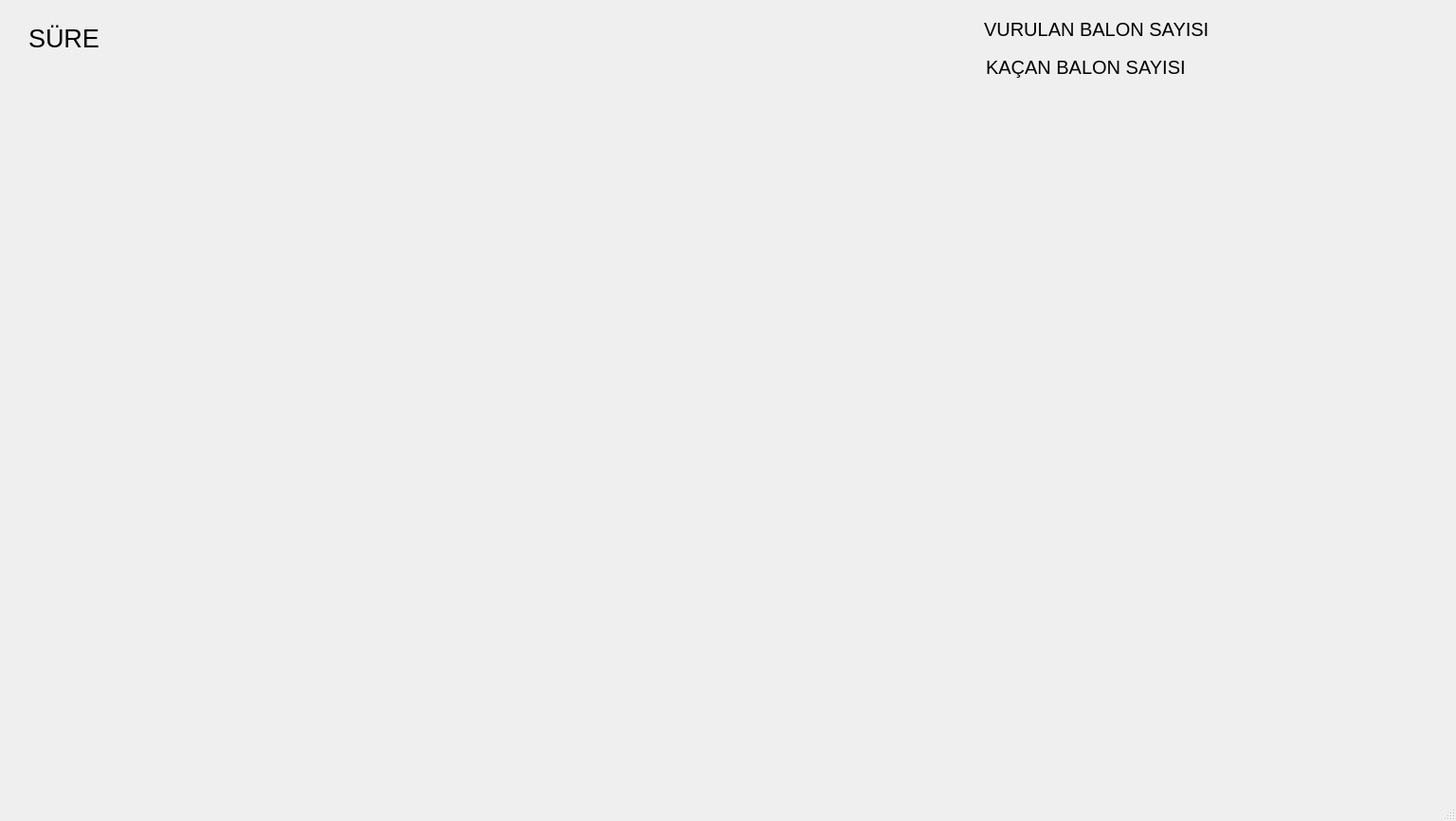
<?xml version="1.0" encoding="UTF-8"?>
<ui version="4.0">
 <class>MainWindow</class>
 <widget class="QMainWindow" name="MainWindow">
  <property name="geometry">
   <rect>
    <x>0</x>
    <y>0</y>
    <width>1536</width>
    <height>866</height>
   </rect>
  </property>
  <property name="windowTitle">
   <string>MainWindow</string>
  </property>
  <widget class="QWidget" name="centralwidget">
   <widget class="QLabel" name="label">
    <property name="geometry">
     <rect>
      <x>0</x>
      <y>100</y>
      <width>1511</width>
      <height>861</height>
     </rect>
    </property>
    <property name="styleSheet">
     <string notr="true">border-image: url(:/img/images/arkaplan.jpg);</string>
    </property>
    <property name="text">
     <string/>
    </property>
   </widget>
   <widget class="QLabel" name="label_2">
    <property name="geometry">
     <rect>
      <x>30</x>
      <y>20</y>
      <width>161</width>
      <height>41</height>
     </rect>
    </property>
    <property name="font">
     <font>
      <pointsize>20</pointsize>
     </font>
    </property>
    <property name="text">
     <string>SÜRE</string>
    </property>
   </widget>
   <widget class="QLabel" name="label_3">
    <property name="geometry">
     <rect>
      <x>1038</x>
      <y>10</y>
      <width>271</width>
      <height>41</height>
     </rect>
    </property>
    <property name="font">
     <font>
      <pointsize>15</pointsize>
     </font>
    </property>
    <property name="text">
     <string>VURULAN BALON SAYISI</string>
    </property>
   </widget>
   <widget class="QLabel" name="label_4">
    <property name="geometry">
     <rect>
      <x>1040</x>
      <y>50</y>
      <width>271</width>
      <height>41</height>
     </rect>
    </property>
    <property name="font">
     <font>
      <pointsize>15</pointsize>
     </font>
    </property>
    <property name="text">
     <string>KAÇAN BALON SAYISI</string>
    </property>
   </widget>
  </widget>
  <widget class="QMenuBar" name="menubar">
   <property name="geometry">
    <rect>
     <x>0</x>
     <y>0</y>
     <width>1536</width>
     <height>25</height>
    </rect>
   </property>
  </widget>
  <widget class="QStatusBar" name="statusbar"/>
 </widget>
 <resources/>
 <connections/>
</ui>
